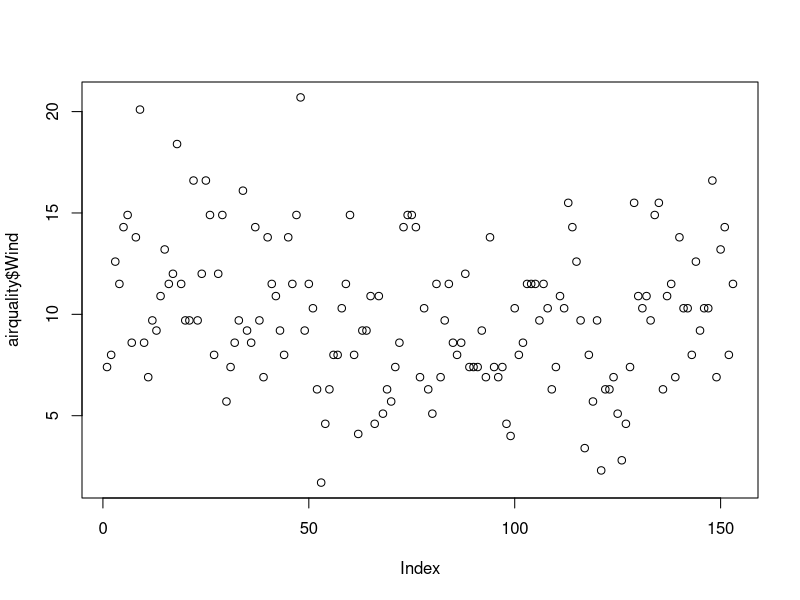
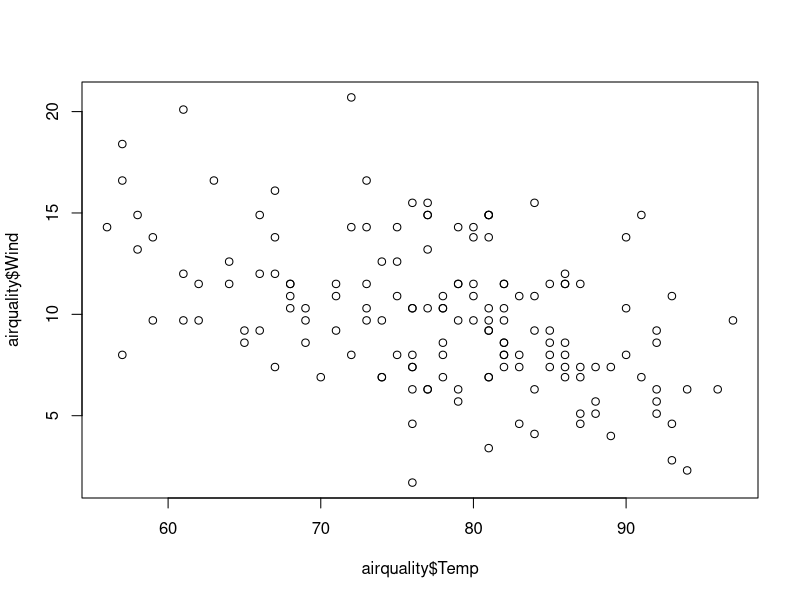
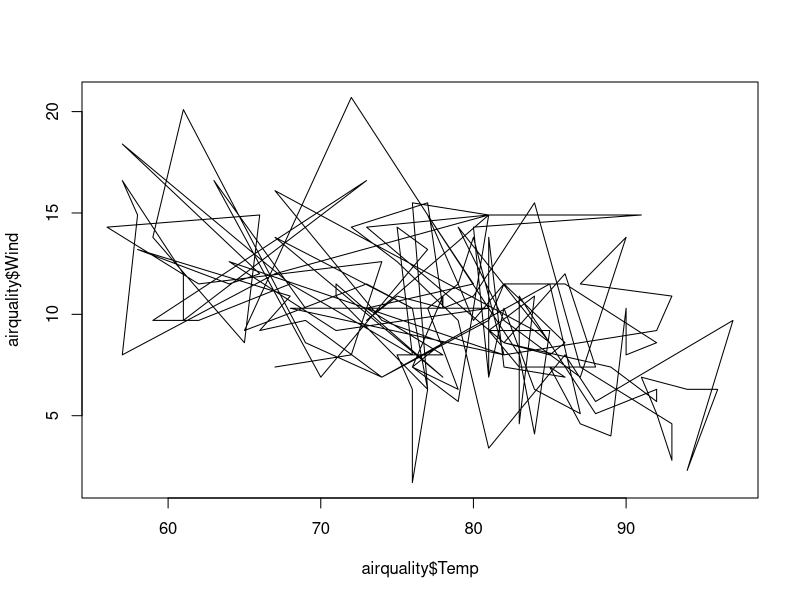
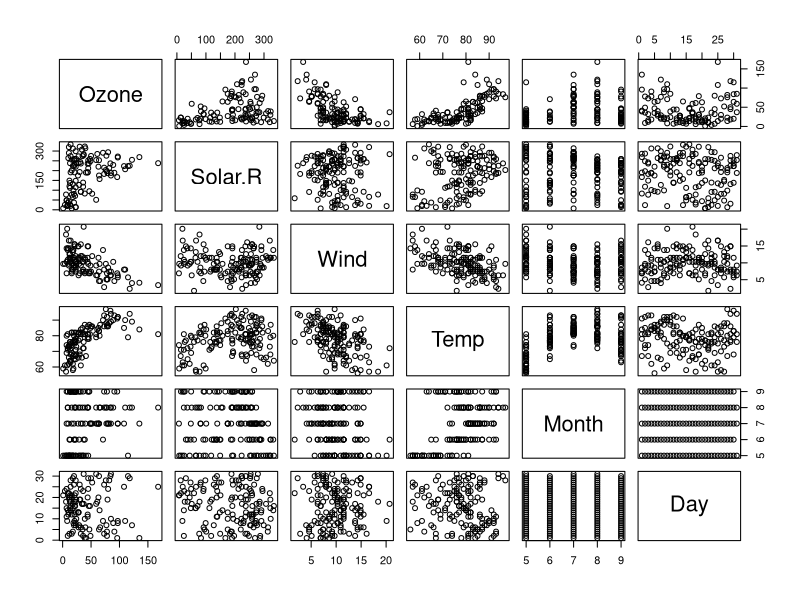
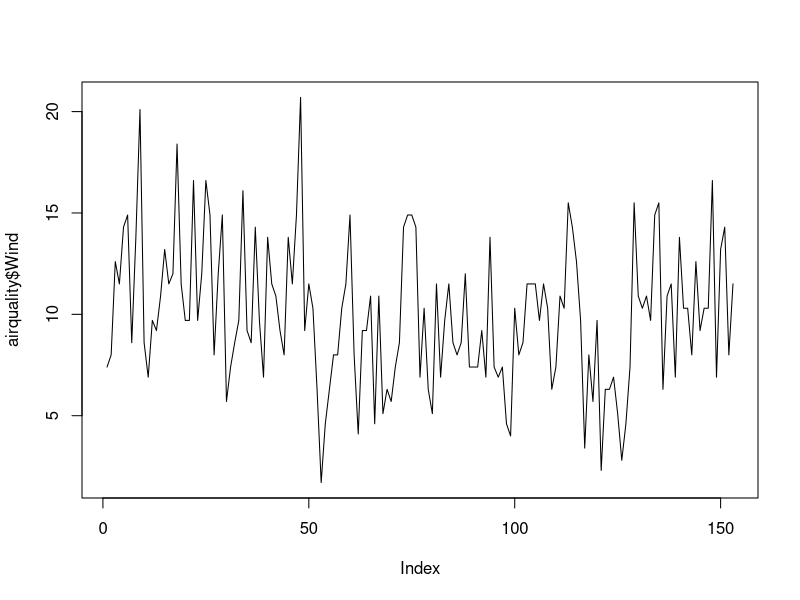
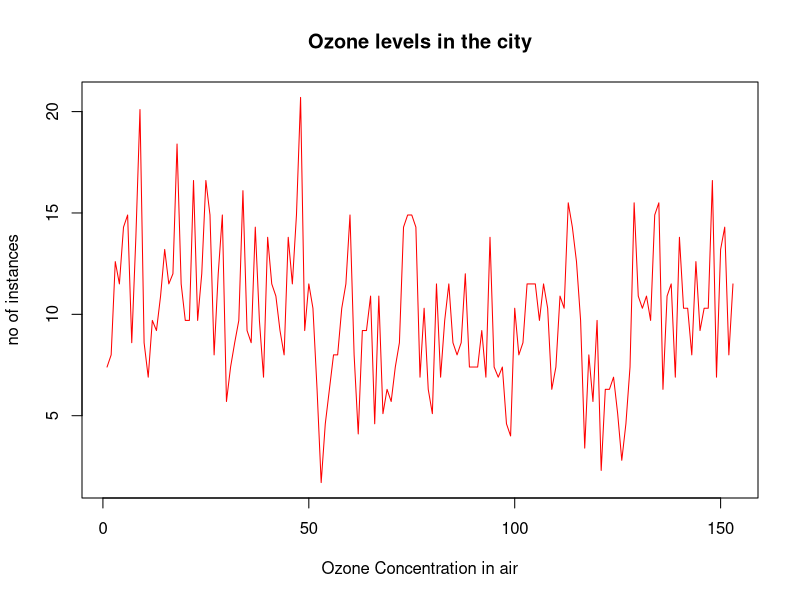
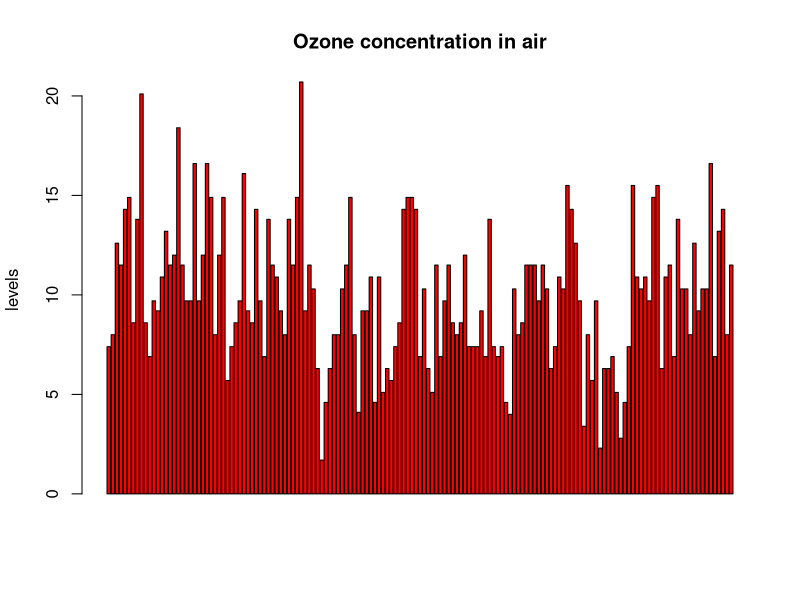
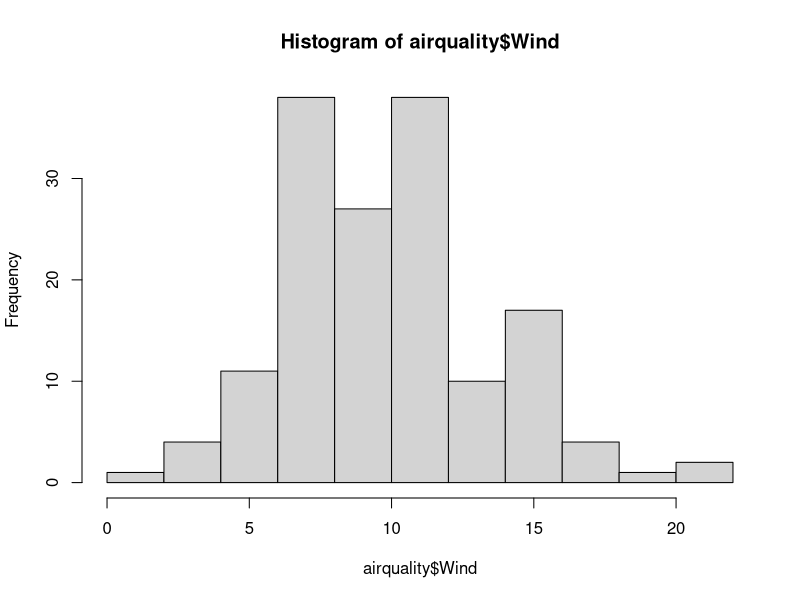

Write R code to recreate these figures, in order.
airquality<-datasets :: airquality

head(airquality,10)
tail(airquality,10)

airquality[,c(1,2)]
df<-airquality[,-6]

summary(airquality[,1])
summary(airquality[,5])
summary(airquality$Ozone)
summary(airquality$Wind)
summary(airquality)

plot(airquality$Wind)
plot(airquality$Temp, airquality$Wind, type="p")
plot(airquality$Temp, airquality$Wind, type="l")
plot(airquality)
plot(airquality$Wind, type='l')
plot(airquality$Wind, type='l', xlab = 'Ozone Concentration in air', ylab = 'no of instances', main = 'Ozone levels in the city', col= 'red')

barplot(airquality$Wind, main = 'Ozone concentration in air', ylab = 'levels', col = 'red', horiz = F, axes = T)

hist(airquality$Wind)
hist(airquality$Temp)
hist(airquality$Temp, main = 'Solar radiations values in air', xlab = 'Solar Radiations', col = 'red')

boxplot(airquality$Wind, main='Boxplot')
boxplot(airquality$Temp, main='Boxplot')
boxplot(airquality[,1:4], main='Multiple Boxplot')

sd(airquality$Ozone,na.rm=T)

par(mfrow=c(3,3), mar=c(2,5,2,1), las=0, bty='o')
plot(airquality$Temp, airquality$Wind, type="p")
plot(airquality$Temp, airquality$Wind, type="l")
plot(airquality$Wind, type='l', xlab = 'Ozone Concentration in air', ylab = 'no of instances', main = 'Ozone levels in the city', col= 'red')
barplot(airquality$Wind, main = 'Ozone concentration in air', ylab = 'levels', col = 'red', horiz = F, axes = T)
hist(airquality$Wind)
hist(airquality$Temp)
hist(airquality$Temp, main = 'Solar radiations values in air', xlab = 'Solar Radiations', col = 'red')
boxplot(airquality$Temp, main='Boxplot')
boxplot(airquality[,1:4], main='Multiple Boxplot')

